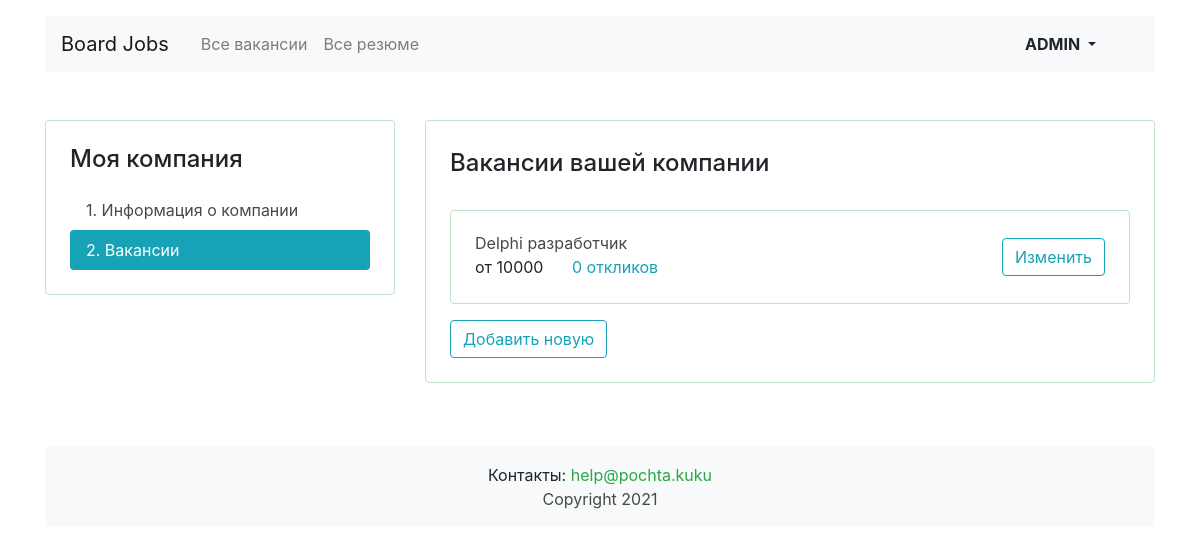
Before: /mycompany/vacancies/ (signed in) with the older database file.
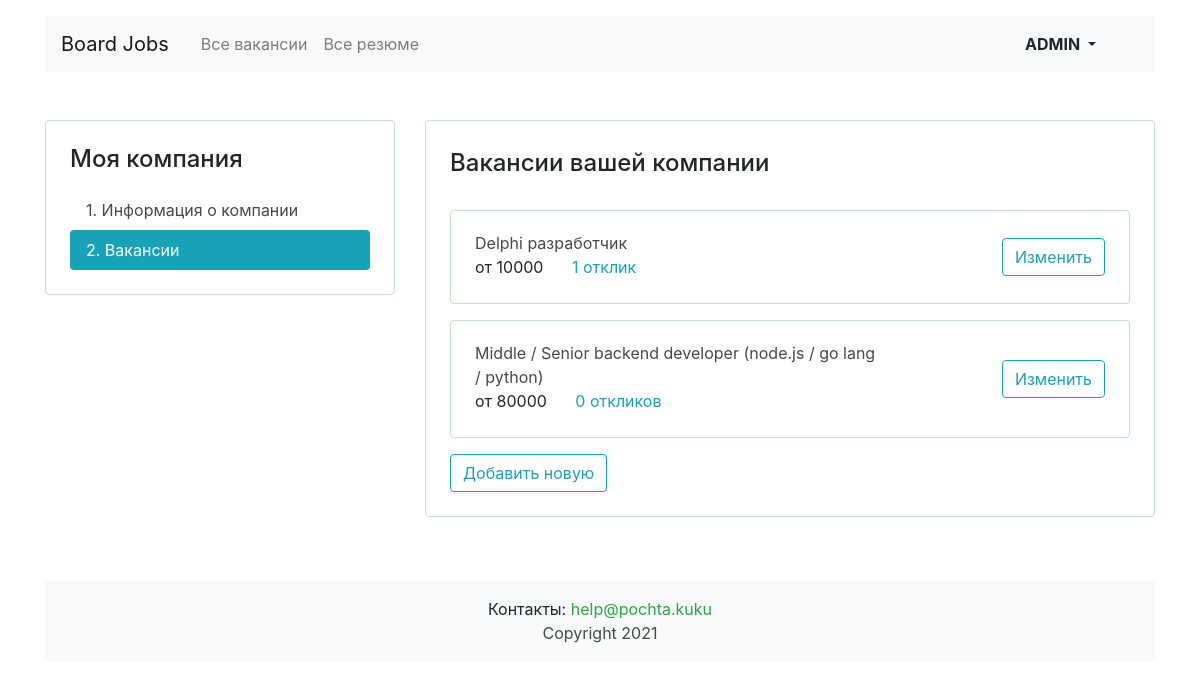
After: the same page with the newer database file.
### vacancies/models.py (models this page shows, shortened)
class Vacancy(models.Model):
    title = models.CharField("название вакансии", max_length=100, db_index=True)
    skills = models.CharField("навыки", max_length=500)
    description = models.TextField("описание вакансии", max_length=10000, db_index=True)
    salary_min = models.IntegerField("зарплата от")
    salary_max = models.IntegerField("зарплата до")
    published_at = models.DateField("опубликовано", auto_now_add=True)
    company = models.ForeignKey(Company,
                                on_delete=models.CASCADE, related_name="vacancies", verbose_name="компания")
    specialty = models.ForeignKey(Specialty,
                                  on_delete=models.PROTECT, related_name="vacancies", verbose_name="специализация")
    class Meta:
        verbose_name = "вакансия"
        verbose_name_plural = "вакансии"
        ordering = ['id']

### vacancies/views.py (the view)
# urls.py: path('mycompany/vacancies/', MyVacanciesView.as_view(), name='my_vacancies'),  # мои вакансии - список
class MyVacanciesView(LoginRequiredMixin, ListView):
    template_name = 'vacancies/company/vacancy-list.html'
    model = Vacancy
    context_object_name = 'vacancies'
    def get_queryset(self):
        company_id = get_object_or_404(Company, owner_id=self.request.user.id)
        return Vacancy.objects.filter(company_id=company_id).annotate(application_count=Count('applications'))

### vacancies/templatetags/my_filters.py (called while the page is built)
@register.filter()
def ru_pluralize(number: Union[int, str], arg: str = 'текст, тексты, текстов'):
    nominative_singular, nominative_plural, genitive_plural = arg.split(', ')
    number = abs(int(number))
    if (number % 10) == 1 and number % 100 != 11:
        return f'{number} {nominative_singular}'
    elif 2 <= number % 10 <= 4 and number // 10 % 10 != 1:
        return f'{number} {nominative_plural}'
    else:
        return f'{number} {genitive_plural}'

### vacancies/templates/vacancies/company/vacancy-list.html (shortened to what this page needs)
{% extends 'vacancies/base.html' %}
{% load my_filters %}
{% block container %}
    <main class="container mt-3 pb-5">
        <div class="row mt-5">
            {% include 'vacancies/company/menu_left.html' %}
            <div class="col-12 col-lg-8">
                <div class="card">
                    <div class="card-body px-4 pb-4">
                        <section class="tab-pane fade show active">
                            {% if not vacancies %}
                                <p class="alert alert-primary " role="alert">У вас еще нет вакансий. Хотите добавить
                                    новую?</p>
                                <div class="col-6 col-lg-4">
                                    <a href="{% url 'my_vacancy_empty_form' %}"
                                       class="btn btn-outline-info text-center">Хочу</a>
                                </div>
                            {% else %}
                                <h2 class="h4 pt-2 pb-3">Вакансии вашей компании</h2>
                                {% for vacancy in vacancies %}
                                    <div class="card mt-3">
                                        <div class="card-body px-4">
                                            <div class="row align-items-center">
                                                <div class="col-6 col-lg-8">
                                                    <a href="{% url 'vacancy' vacancy.id %}"
                                                       class="mb-1">{{ vacancy.title }}</a>
                                                    <p class="mb-1">
                                                        <span class="mr-4">от {{ vacancy.salary_min }}</span>
                                                        <a href="{% url 'my_vacancy_form' vacancy.id %}#application-sents"
                                                           class="text-info">{{ vacancy.application_count|ru_pluralize:'отклик, отклика, откликов' }}
                                                        </a>
                                                    </p>
                                                </div>
                                                <div class="col-6 col-lg-4 text-right">
                                                    <a href="{% url 'my_vacancy_form' vacancy.id %}"
                                                       class="btn btn-outline-info">Изменить</a>
                                                </div>
                                            </div>
                                        </div>
                                    </div>
                                {% endfor %}
                                <a href="{% url 'my_vacancy_empty_form' %}"
                                   class="btn btn-outline-info text-center mt-3">Добавить новую</a>
                            {% endif %}
                        </section>
                    </div>
                </div>
            </div>
        </div>
    </main>
{% endblock %}

### vacancies/templates/vacancies/base.html (shortened to what this page needs)
<!DOCTYPE html>
{% load static %}
<html lang="ru">
<head>
    <link rel="stylesheet" href="https://stackpath.bootstrapcdn.com/bootstrap/4.3.1/css/bootstrap.min.css"
>
    <link rel="stylesheet" type="text/css" href="{% static 'css/style_vacancy.css' %}">
</head>
<body>
<header class="container mt-3">
    <nav class="navbar navbar-expand-lg navbar-light bg-light">
        <a class="navbar-brand mr-4" href="{% if request.path == '/' %}#{% else %}/{% endif %}">Board Jobs</a>
        <div class="collapse navbar-collapse justify-content-between" id="navbarNav">
            <ul class="navbar-nav col-10">
                <li class="nav-item">
                    {% if request.path == '/vacancies' %}
                        <a class="nav-link active" href="#">Все вакансии</a>
                    {% else %}
                        <a class="nav-link" href="{% url 'vacancies' %}">Все вакансии</a>
                    {% endif %}
                </li>
                <li class="nav-item">
                    {% if 'resumes' in request.path %}
                        <a class="nav-link active" href="#">Все резюме</a>
                    {% else %}
                        <a class="nav-link" href="{% url 'resumes' %}">Все резюме</a>
                    {% endif %}
                </li>
            </ul>
            <ul class="navbar-nav col-2 justify-content-end">
                {% if request.user.is_authenticated %}
                    <ul class="navbar-nav col-2 justify-content-end">
                        <li class="nav-item active">
                            <div class="btn-group">
                                <button type="button" class="btn dropdown-toggle font-weight-bold"
                                        data-toggle="dropdown"
                                        aria-haspopup="true" aria-expanded="false">
                                    {{ user|upper }}
                                </button>
                            </div>
                        </li>
                    </ul>
                {% else %}
                    <li class="nav-item">
                        <a href="{% url 'login' %}" class="nav-link font-weight-bold">Вход</a>
                    </li>
                {% endif %}
            </ul>
        </div>
    </nav>
</header>
{% block container %} {% endblock %}
<footer class="container mt-3">
    <div class="footer bg-light mb-3 p-3">
        <div class="contact">
            Контакты: <a href="mailto:help@pochta.kuku" class="text-success">help@pochta.kuku</a>
        </div>
        <div>
            <a href="#top">Copyright {% now "Y" %}</a>
        </div>
    </div>
</footer>
</body>
</html>

### vacancies/templates/vacancies/company/menu_left.html
<div class="col-12 col-lg-4">
    <aside class="pt-3 pb-4 px-4 mb-5 card">
        <h1 class="h4 pt-2 pb-2">Моя компания</h1>
        <div class="nav flex-column nav-pills">
            <a class="nav-link{% if request.path == '/mycompany/' %} active{% endif %}"
               href="{% url 'my_company_form' %}">1. Информация о&nbsp;компании</a>
            <a class="nav-link{% if '/mycompany/vacancies/' in request.path %} active{% endif %}"
               href="{% url 'my_vacancies' %}">2. Вакансии</a>
        </div>
    </aside>
</div>

### vacancies/static/css/style_vacancy.css (style rules this page uses)
.btn { min-width: 75px; }
.card { border: 1px solid rgb(189 228 198); }
.footer { text-align: center; }
.nav-pills .nav-link.active, .nav-pills .show > .nav-link { color: #fff; background-color: #17a2b8; }
a { color: #454a46; }

Changed rows visible on the page:
changed Vacancy "Delphi разработчик": application_count|ru_pluralize "0 откликов" → "1 отклик"
added Vacancy: title "Middle / Senior backend developer (node.js / go lang / python)", salary_min "80000", application_count|ru_pluralize "0 откликов"
